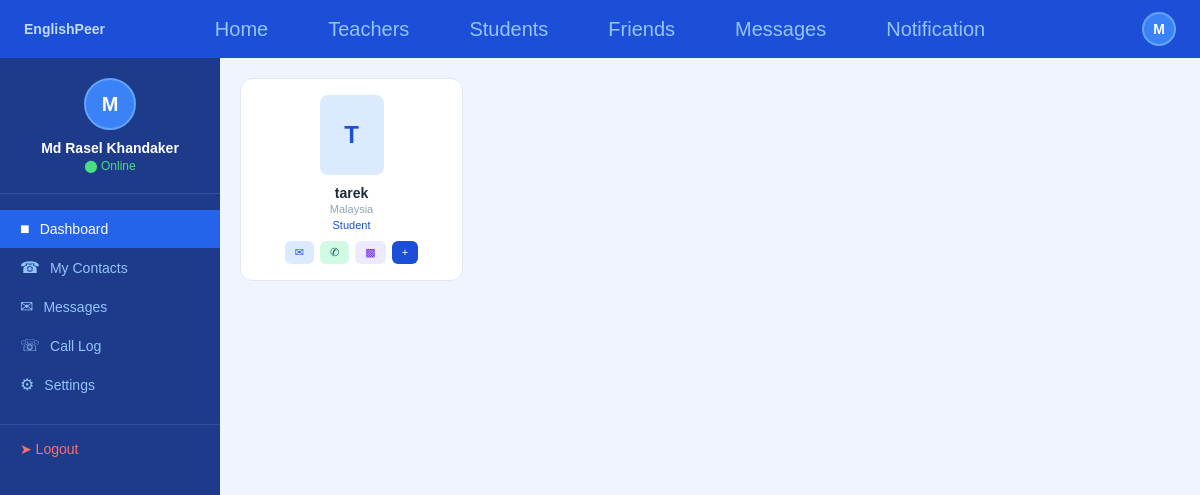
The app's page /home?role=Student (signed in) with its own data.
### tables this page shows
CREATE TABLE users (
            id INTEGER PRIMARY KEY AUTOINCREMENT,
            email TEXT UNIQUE NOT NULL,
            password TEXT NOT NULL,
            name TEXT NOT NULL,
            phone TEXT,
            gender TEXT,
            country TEXT,
            education TEXT,
            role TEXT,
            profile_pic TEXT DEFAULT 'default.png',
            bio TEXT
        );

### app.py (the view)
@app.route('/home')
def home_feed():
    if 'email' not in session:
        return redirect(url_for('home'))
    ph = '%s' if os.environ.get('DATABASE_URL') else '?'
    role_filter = request.args.get('role', '')
    conn = get_db()
    c = conn.cursor()
    c.execute('SELECT COUNT(*) FROM users')
    total_users = c.fetchone()[0]
    if role_filter:
        c.execute(f'''SELECT email, name, country, role, gender, education
                     FROM users WHERE email != {ph} AND role={ph}''',
                  (session['email'], role_filter))
    else:
        c.execute(f'''SELECT email, name, country, role, gender, education
                     FROM users WHERE email != {ph}''',
                  (session['email'],))
    users = c.fetchall()
    conn.close()
    return render_template('home_feed.html',
                           username=session['name'],
                           email=session['email'],
                           users=users,
                           total_users=total_users,
                           role_filter=role_filter,
                           notif_count=get_notif_count())

### app.py (called while the page is built)
def get_db():
    DATABASE_URL = os.environ.get('DATABASE_URL')
    if DATABASE_URL:
        result = urlparse(DATABASE_URL)
        conn = psycopg2.connect(
            database=result.path[1:],
            user=result.username,
            password=result.password,
            host=result.hostname,
            port=result.port
        )
    else:
        conn = sqlite3.connect('users.db')
    return conn

def get_notif_count():
    if 'email' not in session:
        return 0
    ph = '%s' if os.environ.get('DATABASE_URL') else '?'
    conn = get_db()
    c = conn.cursor()
    c.execute(f"SELECT COUNT(*) FROM friends WHERE receiver={ph} AND status='pending'",
              (session['email'],))
    count = c.fetchone()[0]
    conn.close()
    return count

### templates/home_feed.html (shortened to what this page needs)
<!DOCTYPE html>
<html>
<head>
    <link rel="stylesheet" href="{{ url_for('static', filename='style.css') }}">
</head>
<body>
<nav class="navbar">
    <span class="logo">EnglishPeer</span>
    <div class="nav-links">
        <a href="/home">Home</a>
        <a href="/discover?role=Teacher">Teachers</a>
        <a href="/home?role=Student">Students</a>
        <a href="/friends">Friends</a>
        <a href="/messages">Messages</a>
        <a href="/notifications" style="position:relative;">
    Notification
</a>
    </div>
    <div class="nav-avatar">{{ username[0]|upper }}</div>
</nav>
<div class="dashboard-wrapper">
    <div class="sidebar">
        <div class="user-info">
            <div class="user-avatar">{{ username[0]|upper }}</div>
            <div class="user-name">{{ username }}</div>
            <div class="user-status">&#11044; Online</div>
        </div>
        <a href="/dashboard" class="menu-item active">
            <span class="menu-icon">&#9632;</span> Dashboard
        </a>
        <a href="/contacts" class="menu-item">
            <span class="menu-icon">&#9742;</span> My Contacts
        </a>
        <a href="/messages" class="menu-item">
            <span class="menu-icon">&#9993;</span> Messages
        </a>
        <a href="/calllog" class="menu-item">
            <span class="menu-icon">&#9743;</span> Call Log
        </a>
        <a href="/settings" class="menu-item">
            <span class="menu-icon">&#9881;</span> Settings
        </a>
        <a href="/logout" class="logout-btn">&#10148; Logout</a>
    </div>
    <div class="main-content" style="padding:20px;overflow-y:auto;">
    <div style="display:grid;grid-template-columns:repeat(4,1fr);gap:16px;">
        {% for user in users %}
<div style="background:white;border-radius:12px;border:0.5px solid #e2e8f0;padding:16px;text-align:center;">
    <div style="width:64px;height:80px;border-radius:8px;background:#dbeafe;color:#1d4ed8;display:flex;align-items:center;justify-content:center;font-size:24px;font-weight:bold;margin:0 auto 10px;">
        {{ user[1][0]|upper }}
    </div>
    <div style="font-size:14px;font-weight:600;color:#1e293b;margin-bottom:2px;">{{ user[1] }}</div>
    <div style="font-size:11px;color:#94a3b8;margin-bottom:4px;">{{ user[2] }}</div>
    <div style="font-size:11px;color:#1d4ed8;margin-bottom:10px;">{{ user[3] }}</div>
    <div style="display:flex;gap:6px;justify-content:center;">
        <a href="/chat/{{ user[0] }}" style="padding:5px 10px;background:#dbeafe;color:#1d4ed8;border-radius:6px;font-size:11px;text-decoration:none;">&#9993;</a>
        <a href="/call/{{ user[0] }}" style="padding:5px 10px;background:#d1fae5;color:#065f46;border-radius:6px;font-size:11px;text-decoration:none;">&#9990;</a>
        <a href="/call/{{ user[0] }}" style="padding:5px 10px;background:#ede9fe;color:#6d28d9;border-radius:6px;font-size:11px;text-decoration:none;">&#9641;</a>
        <a href="/add_friend/{{ user[0] }}" style="padding:5px 10px;background:#1d4ed8;color:white;border-radius:6px;font-size:11px;text-decoration:none;">+</a>
    </div>
</div>
{% endfor %}
    </div>
</div>
    </div>
</body>
</html>

### static/style.css (style rules this page uses)
* { margin: 0; padding: 0; box-sizing: border-box; font-family: Arial, sans-serif; }
body { background: #f0f4ff; min-height: 100vh; }
.navbar { background: #1d4ed8; padding: 12px 24px; display: grid; grid-template-columns: 1fr auto 1fr; align-items: center; }
.navbar .logo { font-size: 14px; font-weight: bold; color: #bfdbfe; }
.navbar .nav-links { display: flex; gap: 60px; align-items: center; justify-content: center; }
.navbar .nav-links a { font-size: 20px; color: #93c5fd; text-decoration: none; }
.navbar .nav-avatar { width: 34px; height: 34px; border-radius: 50%; background: #3b82f6; display: flex; align-items: center; justify-content: center; font-size: 14px; font-weight: bold; color: white; border: 2px solid #60a5fa; margin-left: auto; }
.dashboard-wrapper { display: grid; grid-template-columns: 220px 1fr; min-height: calc(100vh - 56px); }
.sidebar { background: #1e3a8a; padding: 20px 0; }
.sidebar .user-info { text-align: center; padding: 0 16px 20px; border-bottom: 0.5px solid #2d4e9e; margin-bottom: 16px; }
.sidebar .user-avatar { width: 52px; height: 52px; border-radius: 50%; background: #3b82f6; display: flex; align-items: center; justify-content: center; font-size: 20px; font-weight: bold; color: white; margin: 0 auto 10px; border: 2px solid #60a5fa; }
.sidebar .user-name { font-size: 14px; font-weight: 600; color: white; }
.sidebar .user-status { font-size: 12px; color: #4ade80; margin-top: 3px; }
.sidebar .menu-item { display: flex; align-items: center; gap: 10px; padding: 10px 20px; font-size: 14px; color: #93c5fd; text-decoration: none; transition: background 0.15s; }
.sidebar .menu-item:hover, .sidebar .menu-item.active { background: #2563eb; color: white; }
.sidebar .menu-icon { font-size: 16px; }
.sidebar .logout-btn { display: flex; align-items: center; gap: 10px; padding: 10px 20px; font-size: 14px; color: #f87171; text-decoration: none; margin-top: 20px; border-top: 0.5px solid #2d4e9e; padding-top: 16px; cursor: pointer; background: none; border-left: none; border-right: none; border-bottom: none; width: 100%; text-align: left; }
.main-content { padding: 24px; }

### records on screen
users: name "T", name "tarek", country "Malaysia", role "Student"

### other values on screen
{{ username[0]|upper }} "M"
{{ username }} "Md Rasel Khandaker"
